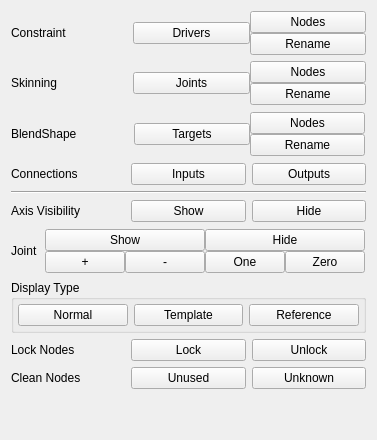
       <widget class="QWidget" name="tab_surgery">
        <attribute name="title">
         <string>Surgery</string>
        </attribute>
        <layout class="QVBoxLayout" name="verticalLayout_18">
         <item>
          <layout class="QHBoxLayout" name="horizontalLayout_30" stretch="1,2">
           <item>
            <widget class="QLabel" name="label_4">
             <property name="text">
              <string>Constraint</string>
             </property>
            </widget>
           </item>
           <item>
            <widget class="QFrame" name="horizontalFrame_2">
             <layout class="QHBoxLayout" name="horizontalLayout_21">
              <property name="spacing">
               <number>0</number>
              </property>
              <property name="leftMargin">
               <number>0</number>
              </property>
              <property name="topMargin">
               <number>0</number>
              </property>
              <property name="rightMargin">
               <number>0</number>
              </property>
              <property name="bottomMargin">
               <number>0</number>
              </property>
              <item>
               <widget class="QPushButton" name="pushButton_19">
                <property name="text">
                 <string>Drivers</string>
                </property>
               </widget>
              </item>
              <item>
               <layout class="QVBoxLayout" name="verticalLayout_4">
                <item>
                 <widget class="QPushButton" name="pushButton_24">
                  <property name="text">
                   <string>Nodes</string>
                  </property>
                 </widget>
                </item>
                <item>
                 <widget class="QPushButton" name="pushButton_25">
                  <property name="text">
                   <string>Rename</string>
                  </property>
                 </widget>
                </item>
               </layout>
              </item>
             </layout>
            </widget>
           </item>
          </layout>
         </item>
         <item>
          <layout class="QHBoxLayout" name="horizontalLayout_31" stretch="1,2">
           <item>
            <widget class="QLabel" name="label_5">
             <property name="text">
              <string>Skinning</string>
             </property>
            </widget>
           </item>
           <item>
            <widget class="QFrame" name="horizontalFrame_2">
             <layout class="QHBoxLayout" name="horizontalLayout_22">
              <property name="spacing">
               <number>0</number>
              </property>
              <property name="leftMargin">
               <number>0</number>
              </property>
              <property name="topMargin">
               <number>0</number>
              </property>
              <property name="rightMargin">
               <number>0</number>
              </property>
              <property name="bottomMargin">
               <number>0</number>
              </property>
              <item>
               <widget class="QPushButton" name="pushButton_26">
                <property name="text">
                 <string>Joints</string>
                </property>
               </widget>
              </item>
              <item>
               <layout class="QVBoxLayout" name="verticalLayout_15">
                <item>
                 <widget class="QPushButton" name="pushButton_27">
                  <property name="text">
                   <string>Nodes</string>
                  </property>
                 </widget>
                </item>
                <item>
                 <widget class="QPushButton" name="pushButton_28">
                  <property name="text">
                   <string>Rename</string>
                  </property>
                 </widget>
                </item>
               </layout>
              </item>
             </layout>
            </widget>
           </item>
          </layout>
         </item>
         <item>
          <layout class="QHBoxLayout" name="horizontalLayout_32" stretch="1,2">
           <item>
            <widget class="QLabel" name="label_6">
             <property name="text">
              <string>BlendShape</string>
             </property>
            </widget>
           </item>
           <item>
            <widget class="QFrame" name="horizontalFrame_2">
             <layout class="QHBoxLayout" name="horizontalLayout_23">
              <property name="spacing">
               <number>0</number>
              </property>
              <property name="leftMargin">
               <number>1</number>
              </property>
              <property name="topMargin">
               <number>1</number>
              </property>
              <property name="rightMargin">
               <number>1</number>
              </property>
              <property name="bottomMargin">
               <number>1</number>
              </property>
              <item>
               <widget class="QPushButton" name="pushButton_29">
                <property name="text">
                 <string>Targets</string>
                </property>
               </widget>
              </item>
              <item>
               <layout class="QVBoxLayout" name="verticalLayout_17">
                <item>
                 <widget class="QPushButton" name="pushButton_30">
                  <property name="text">
                   <string>Nodes</string>
                  </property>
                 </widget>
                </item>
                <item>
                 <widget class="QPushButton" name="pushButton_31">
                  <property name="text">
                   <string>Rename</string>
                  </property>
                 </widget>
                </item>
               </layout>
              </item>
             </layout>
            </widget>
           </item>
          </layout>
         </item>
         <item>
          <layout class="QHBoxLayout" name="horizontalLayout_34">
           <item>
            <widget class="QLabel" name="label_8">
             <property name="text">
              <string>Connections</string>
             </property>
            </widget>
           </item>
           <item>
            <widget class="QPushButton" name="pushButton_34">
             <property name="text">
              <string>Inputs</string>
             </property>
            </widget>
           </item>
           <item>
            <widget class="QPushButton" name="pushButton_35">
             <property name="text">
              <string>Outputs</string>
             </property>
            </widget>
           </item>
          </layout>
         </item>
         <item>
          <widget class="Line" name="line_2">
           <property name="orientation">
            <enum>Qt::Horizontal</enum>
           </property>
          </widget>
         </item>
         <item>
          <layout class="QHBoxLayout" name="horizontalLayout_35">
           <item>
            <widget class="QLabel" name="label_9">
             <property name="text">
              <string>Axis Visibility</string>
             </property>
            </widget>
           </item>
           <item>
            <widget class="QPushButton" name="pushButton_36">
             <property name="text">
              <string>Show</string>
             </property>
            </widget>
           </item>
           <item>
            <widget class="QPushButton" name="pushButton_37">
             <property name="text">
              <string>Hide</string>
             </property>
            </widget>
           </item>
          </layout>
         </item>
         <item>
          <layout class="QHBoxLayout" name="horizontalLayout_5" stretch="1,2">
           <property name="leftMargin">
            <number>0</number>
           </property>
           <property name="topMargin">
            <number>0</number>
           </property>
           <property name="rightMargin">
            <number>0</number>
           </property>
           <property name="bottomMargin">
            <number>0</number>
           </property>
           <item>
            <widget class="QLabel" name="label_10">
             <property name="text">
              <string>Joint</string>
             </property>
            </widget>
           </item>
           <item>
            <widget class="QFrame" name="verticalFrame">
             <layout class="QVBoxLayout" name="verticalLayout_21">
              <property name="spacing">
               <number>0</number>
              </property>
              <property name="leftMargin">
               <number>1</number>
              </property>
              <property name="topMargin">
               <number>1</number>
              </property>
              <property name="rightMargin">
               <number>1</number>
              </property>
              <property name="bottomMargin">
               <number>1</number>
              </property>
              <item>
               <layout class="QHBoxLayout" name="horizontalLayout_36">
                <property name="spacing">
                 <number>0</number>
                </property>
                <item>
                 <widget class="QPushButton" name="pushButton_39">
                  <property name="text">
                   <string>Show</string>
                  </property>
                 </widget>
                </item>
                <item>
                 <widget class="QPushButton" name="pushButton_40">
                  <property name="text">
                   <string>Hide</string>
                  </property>
                 </widget>
                </item>
               </layout>
              </item>
              <item>
               <layout class="QHBoxLayout" name="horizontalLayout_37">
                <property name="spacing">
                 <number>0</number>
                </property>
                <item>
                 <layout class="QHBoxLayout" name="horizontalLayout_38">
                  <property name="spacing">
                   <number>0</number>
                  </property>
                  <property name="leftMargin">
                   <number>0</number>
                  </property>
                  <property name="topMargin">
                   <number>0</number>
                  </property>
                  <property name="rightMargin">
                   <number>0</number>
                  </property>
                  <property name="bottomMargin">
                   <number>0</number>
                  </property>
                  <item>
                   <widget class="QPushButton" name="pushButton_38">
                    <property name="text">
                     <string>+</string>
                    </property>
                   </widget>
                  </item>
                  <item>
                   <widget class="QPushButton" name="pushButton_41">
                    <property name="text">
                     <string>-</string>
                    </property>
                   </widget>
                  </item>
                 </layout>
                </item>
                <item>
                 <layout class="QHBoxLayout" name="horizontalLayout_39">
                  <property name="spacing">
                   <number>0</number>
                  </property>
                  <property name="leftMargin">
                   <number>0</number>
                  </property>
                  <property name="topMargin">
                   <number>0</number>
                  </property>
                  <property name="rightMargin">
                   <number>0</number>
                  </property>
                  <property name="bottomMargin">
                   <number>0</number>
                  </property>
                  <item>
                   <widget class="QPushButton" name="pushButton_42">
                    <property name="text">
                     <string>One</string>
                    </property>
                   </widget>
                  </item>
                  <item>
                   <widget class="QPushButton" name="pushButton_43">
                    <property name="text">
                     <string>Zero</string>
                    </property>
                   </widget>
                  </item>
                 </layout>
                </item>
               </layout>
              </item>
             </layout>
            </widget>
           </item>
          </layout>
         </item>
         <item>
          <widget class="QGroupBox" name="horizontalGroupBox_15">
           <property name="title">
            <string>Display Type</string>
           </property>
           <layout class="QHBoxLayout" name="horizontalLayout_40">
            <property name="leftMargin">
             <number>4</number>
            </property>
            <property name="topMargin">
             <number>4</number>
            </property>
            <property name="rightMargin">
             <number>4</number>
            </property>
            <property name="bottomMargin">
             <number>4</number>
            </property>
            <item>
             <widget class="QPushButton" name="pushButton_44">
              <property name="text">
               <string>Normal</string>
              </property>
             </widget>
            </item>
            <item>
             <widget class="QPushButton" name="pushButton_45">
              <property name="text">
               <string>Template</string>
              </property>
             </widget>
            </item>
            <item>
             <widget class="QPushButton" name="pushButton_46">
              <property name="text">
               <string>Reference</string>
              </property>
             </widget>
            </item>
           </layout>
          </widget>
         </item>
         <item>
          <layout class="QHBoxLayout" name="horizontalLayout_41">
           <property name="leftMargin">
            <number>0</number>
           </property>
           <property name="topMargin">
            <number>0</number>
           </property>
           <property name="rightMargin">
            <number>0</number>
           </property>
           <property name="bottomMargin">
            <number>0</number>
           </property>
           <item>
            <widget class="QLabel" name="label_12">
             <property name="text">
              <string>Lock Nodes</string>
             </property>
            </widget>
           </item>
           <item>
            <widget class="QPushButton" name="pushButton_47">
             <property name="text">
              <string>Lock</string>
             </property>
            </widget>
           </item>
           <item>
            <widget class="QPushButton" name="pushButton_48">
             <property name="text">
              <string>Unlock</string>
             </property>
            </widget>
           </item>
          </layout>
         </item>
         <item>
          <layout class="QHBoxLayout" name="horizontalLayout_42">
           <property name="leftMargin">
            <number>0</number>
           </property>
           <property name="topMargin">
            <number>0</number>
           </property>
           <property name="rightMargin">
            <number>0</number>
           </property>
           <property name="bottomMargin">
            <number>0</number>
           </property>
           <item>
            <widget class="QLabel" name="label_13">
             <property name="text">
              <string>Clean Nodes</string>
             </property>
            </widget>
           </item>
           <item>
            <widget class="QPushButton" name="pushButton_49">
             <property name="text">
              <string>Unused</string>
             </property>
            </widget>
           </item>
           <item>
            <widget class="QPushButton" name="pushButton_50">
             <property name="text">
              <string>Unknown</string>
             </property>
            </widget>
           </item>
          </layout>
         </item>
         <item>
          <spacer name="verticalSpacer_5">
           <property name="orientation">
            <enum>Qt::Vertical</enum>
           </property>
           <property name="sizeHint" stdset="0">
            <size>
             <width>20</width>
             <height>40</height>
            </size>
           </property>
          </spacer>
         </item>
        </layout>
       </widget>
